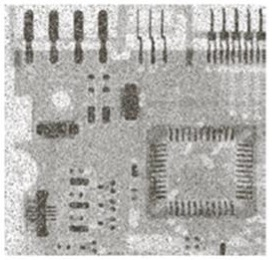
%> input picture praticas/praticasPDI/Filtros/ruido2.jpg, 272 x 260 px
$ octave passaBaixaMediana.m   (GNU Octave 9; MATLAB toolbox functions it lacks are replaced by stand-ins)
%> lines starting %> are read from the running program, lines starting %| are printed output that depends on the picture
pkg load image

clear all
close all

% pratica de correla莽茫o com filtragem passa alta
im = imread('E:\Documentos\TADS\PDI\Praticas Aula\Pratica Aula 8\ruido2.jpg');
%> im is the input picture: size 260x272x3 uint8; mean R, G, B 180.6, 179.5, 176.3
imc = rgb2gray(im);
figure("name","Entrada")
imshow(imc);

%criando imagem maior de zeros com numero de linhas e colunas igual ao
%tamanho original somado ao dobro da metade arredondada do tamanho do filtro a ser usado
bzero = zeros(size(imc,1)+6,size(imc,2)+6); % 6 pq o filtro sera de tamanho 5
%colocando a imagem original dentro da 'moldura' bordada a zeros
bzero(4:size(bzero,1)-3, 4:size(bzero,2)-3) = imc(:,:);
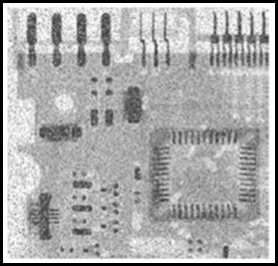
%> bzero: size 266x278 double; min 0, max 255, mean 171.7
%aplicando a filtragem estatistica de mediana
saida = zeros(size(bzero,1),size(bzero,2));
%criando um vetor para a vizinhan鏰
md = [0 0 0 0 0 0 0 0 0];
for i=2:size(bzero,1)-1
  for j=2:size(bzero,2)-1
    %colocando a vizinhan鏰 em um vetor
    md(1) = bzero(i-1,j-1);
    md(2) = bzero(i-1,j);
    md(3) = bzero(i-1,j+1);
    md(4) = bzero(i,j-1);
    md(5) = bzero(i,j);
    md(6) = bzero(i,j+1);
    md(7) = bzero(i+1,j-1);
    md(8) = bzero(i+1,j);
    md(9) = bzero(i+1,j+1);
    %ordenando a vizinhan鏰
    ord = sort(md);
    %colocando o a mediana na saida (ponto central do vetor ordenado
    saida(i,j) = ord(5);
  endfor
endfor
%> after the loop, md = [0 0 0 0 0 0 0 0 0]
saida2(:,:) = saida(3:size(saida,1)-4, 3:size(saida,2)-4);;
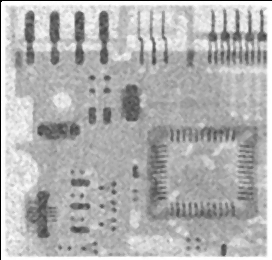
%> saida2: size 260x272 double; min 0, max 255, mean 177.9
figure("name","filtro estatistico de mediana")
imshow(saida2, [min(min(saida2)) max(max(saida2))])
